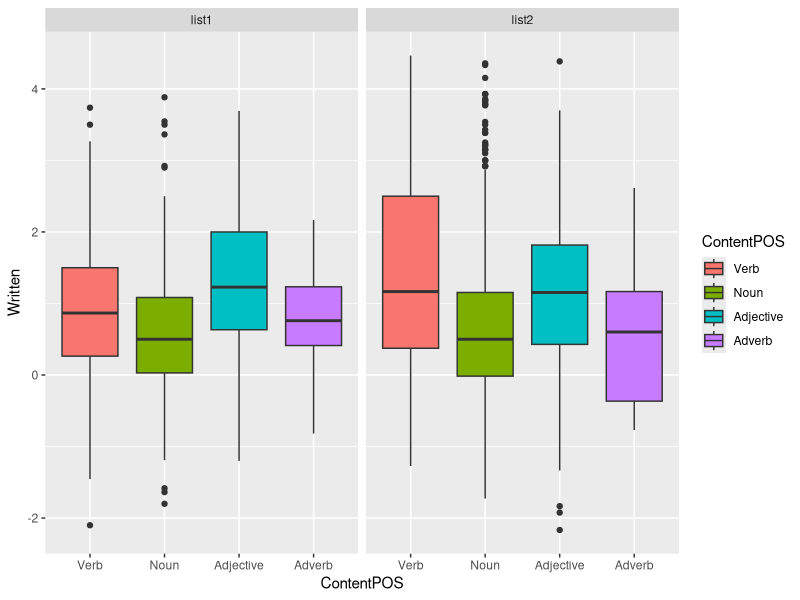
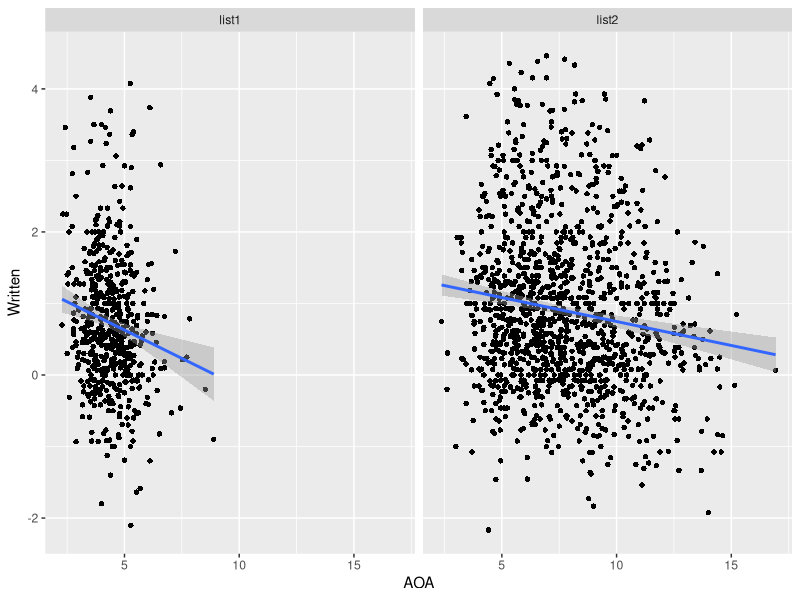
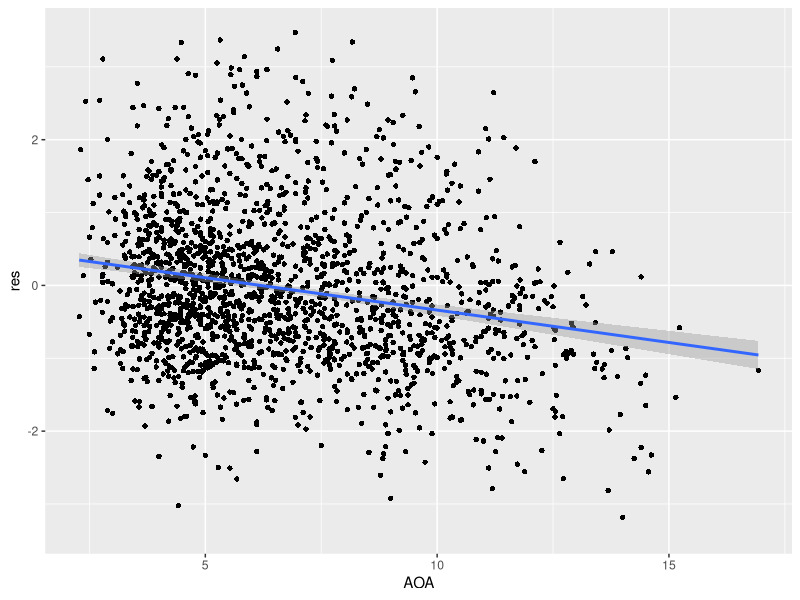
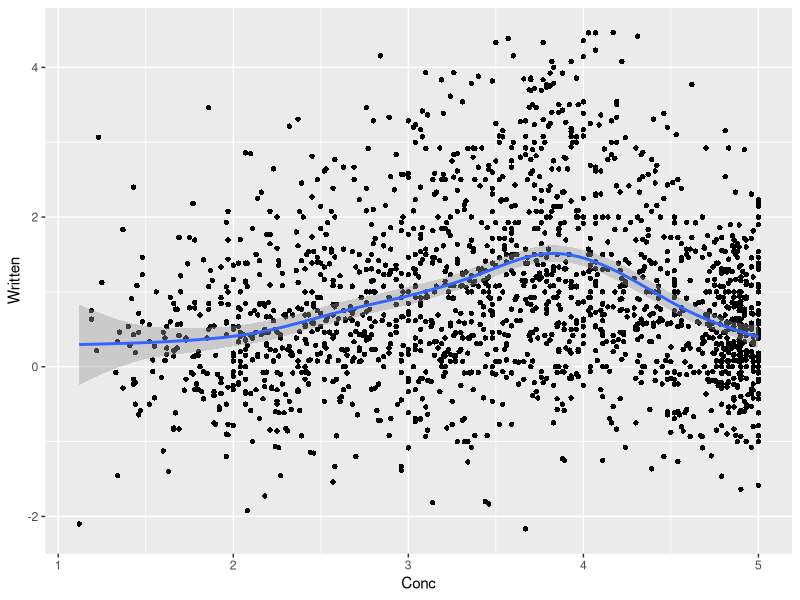
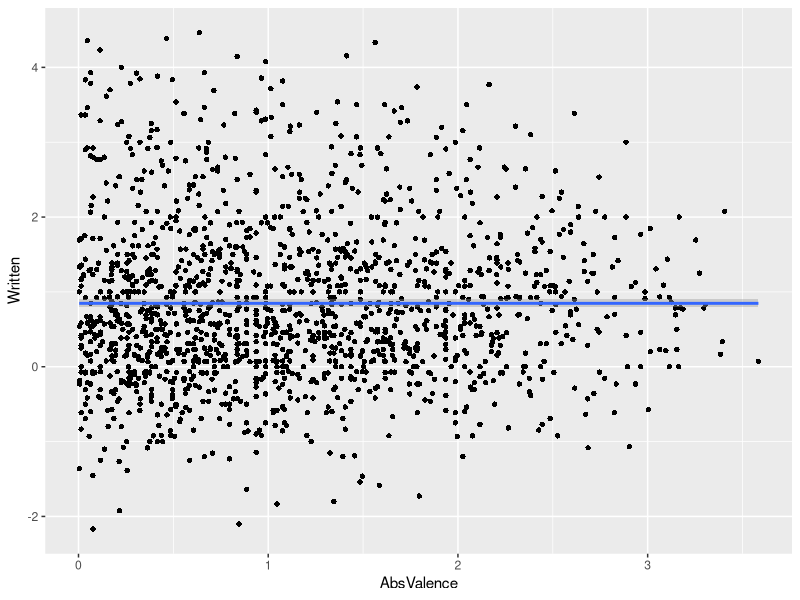
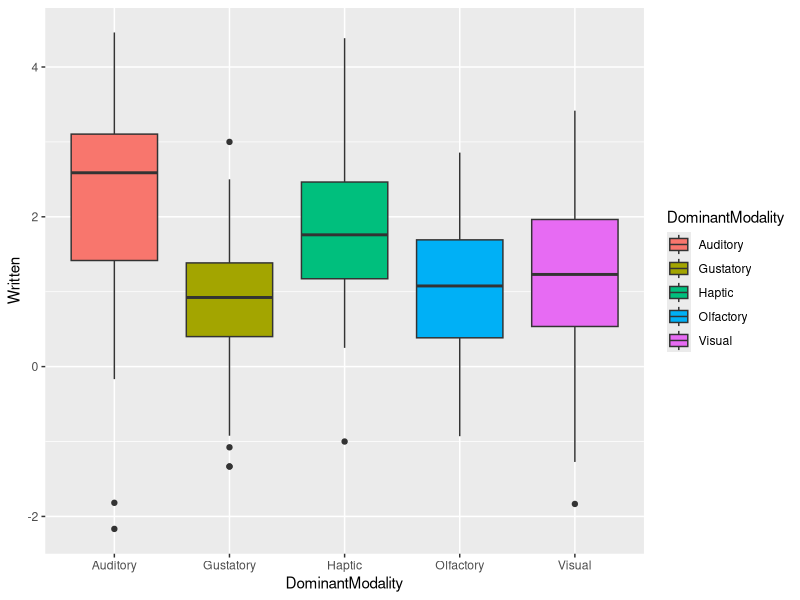
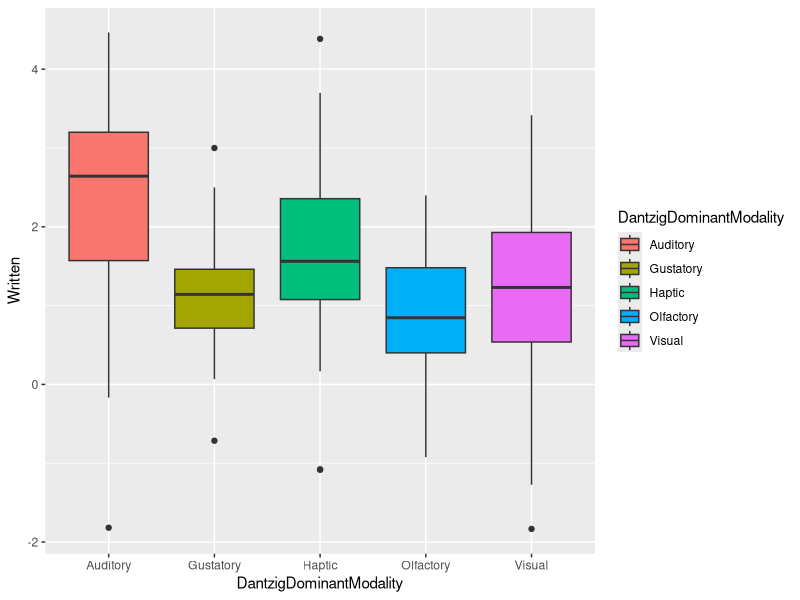
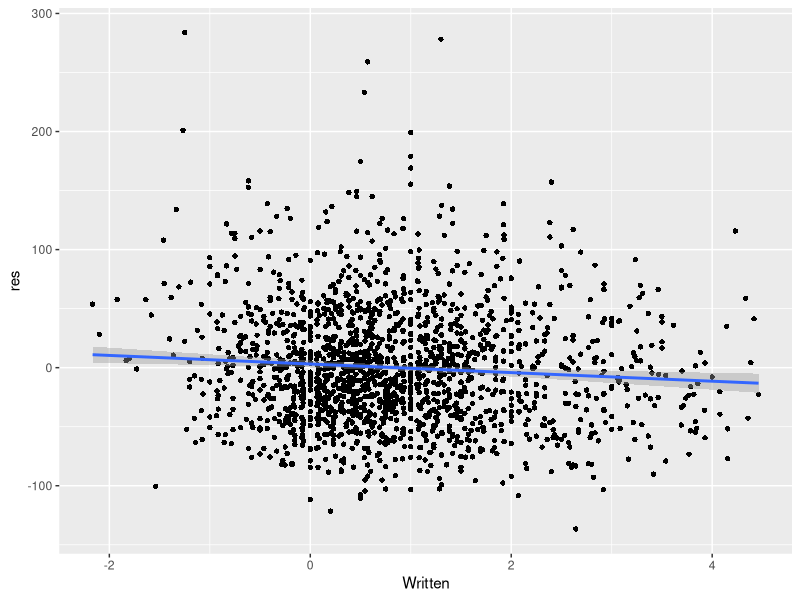

Generate these figures, in order, with R:
## ---- chunk 1
     setwd("/Users/teeniematlock/Desktop/research/iconicity/analysis/")
     options(warn=-1)
## ---- chunk 2
     icon <- read.csv("iconicity_ratings_both.csv")
     library(ggplot2)
     library(mgcv)
     icon$ContentPOS <- factor(icon$ContentPOS,
                              levels=c("Verb","Noun","Adjective","Adverb"))
## ---- chunk 3
     ggplot(icon[!is.na(icon$ContentPOS),],
          aes(x=ContentPOS,y=Written,fill=ContentPOS)) +
          geom_boxplot() + facet_grid(~ListIdentifier)
     anova(lm(Written ~ ContentPOS,subset(icon,ListIdentifier=="list1")))
     anova(lm(Written ~ ContentPOS,subset(icon,ListIdentifier=="list2")))
## ---- chunk 4
     ggplot(icon,
            aes(x=AOA,y=Written)) +
          geom_point(shape=16) +
          geom_smooth(method="lm") + facet_grid(~ListIdentifier)
## ---- chunk 5
     summary(lm(Written ~ AOA+WordFreq,icon))
## ---- chunk 6
     icon$res <- NA
     icon[!is.na(icon$WordFreq),]$res <- residuals(lm(Written ~ WordFreq,icon))
     ggplot(icon,
            aes(x=AOA,y=res)) +
          geom_point(shape=16) +
          geom_smooth(method="lm")
## ---- chunk 7
     ggplot(icon,
            aes(x=Conc,y=Written)) +
          geom_point(shape=16) +
          geom_smooth()
## ---- chunk 8
     anova(lm(Written ~ Conc + I(Conc^2),icon))
## ---- chunk 9
     ggplot(icon,
            aes(x=AbsValence,y=Written)) +
          geom_point(shape=16) +
          geom_smooth()
## ---- chunk 10
     summary(gam(Written ~ s(AbsValence),data=icon))
## ---- chunk 11
     ggplot(icon[!is.na(icon$DominantModality),],
            aes(x=DominantModality,y=Written,fill=DominantModality)) +
          geom_boxplot()
## ---- chunk 12
     ggplot(icon[!is.na(icon$DantzigDominantModality),],
            aes(x=DantzigDominantModality,y=Written,
                fill=DantzigDominantModality)) +
          geom_boxplot()
## ---- chunk 13
     anova(lm(Written ~ DominantModality,icon))
     anova(lm(Written ~ DantzigDominantModality,icon))
## ---- chunk 14
     summary(lm(RT ~ AOA + WordFreq + Written,icon))
## ---- chunk 15
     summary(lm(NamingRT ~ AOA + WordFreq + Written,icon))
## ---- chunk 16
     icon$res <- NA
     NAs <- (is.na(icon$WordFreq)|is.na(icon$AOA)|is.na(icon$NamingRT))
     icon[!NAs,]$res <- residuals(lm(NamingRT ~ WordFreq + AOA,
                                   icon[!NAs,]))
     ggplot(icon,
            aes(x=Written,y=res)) +
          geom_point(shape=16) +
          geom_smooth(method="lm") 
